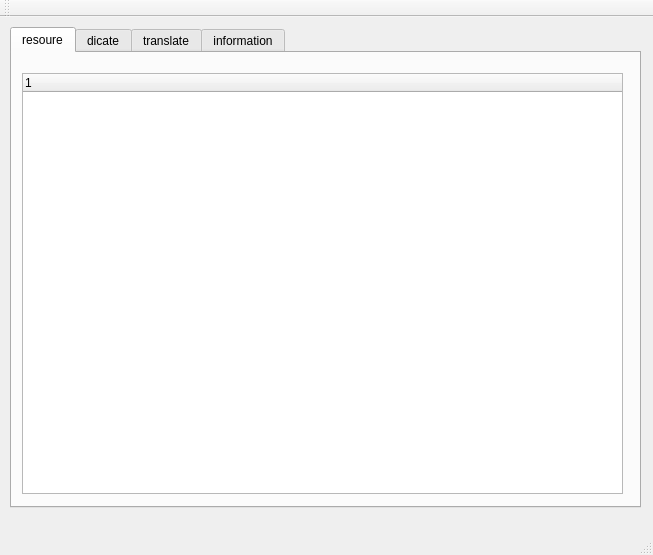
<?xml version="1.0" encoding="UTF-8"?>
<ui version="4.0">
 <class>MainWindow</class>
 <widget class="QMainWindow" name="MainWindow">
  <property name="geometry">
   <rect>
    <x>0</x>
    <y>0</y>
    <width>653</width>
    <height>555</height>
   </rect>
  </property>
  <property name="windowTitle">
   <string>DictateWindow</string>
  </property>
  <widget class="QWidget" name="centralWidget">
   <widget class="QTabWidget" name="tabWidget">
    <property name="geometry">
     <rect>
      <x>10</x>
      <y>10</y>
      <width>631</width>
      <height>481</height>
     </rect>
    </property>
    <property name="currentIndex">
     <number>0</number>
    </property>
    <widget class="QWidget" name="list_tab">
     <attribute name="title">
      <string>resoure</string>
     </attribute>
     <widget class="QTreeWidget" name="resource_list">
      <property name="geometry">
       <rect>
        <x>10</x>
        <y>20</y>
        <width>601</width>
        <height>421</height>
       </rect>
      </property>
      <column>
       <property name="text">
        <string/>
       </property>
      </column>
     </widget>
    </widget>
    <widget class="QWidget" name="dicate_tab">
     <attribute name="title">
      <string>dicate</string>
     </attribute>
     <widget class="QFrame" name="frame">
      <property name="geometry">
       <rect>
        <x>10</x>
        <y>10</y>
        <width>601</width>
        <height>91</height>
       </rect>
      </property>
      <property name="frameShape">
       <enum>QFrame::StyledPanel</enum>
      </property>
      <property name="frameShadow">
       <enum>QFrame::Raised</enum>
      </property>
      <widget class="QSlider" name="progress_slider">
       <property name="geometry">
        <rect>
         <x>20</x>
         <y>10</y>
         <width>541</width>
         <height>20</height>
        </rect>
       </property>
       <property name="orientation">
        <enum>Qt::Horizontal</enum>
       </property>
      </widget>
      <widget class="QToolButton" name="start_button">
       <property name="geometry">
        <rect>
         <x>30</x>
         <y>50</y>
         <width>31</width>
         <height>31</height>
        </rect>
       </property>
       <property name="text">
        <string/>
       </property>
      </widget>
      <widget class="QToolButton" name="pause_button">
       <property name="geometry">
        <rect>
         <x>80</x>
         <y>50</y>
         <width>31</width>
         <height>31</height>
        </rect>
       </property>
       <property name="text">
        <string/>
       </property>
      </widget>
      <widget class="QLabel" name="progress_time_lable">
       <property name="geometry">
        <rect>
         <x>150</x>
         <y>60</y>
         <width>91</width>
         <height>16</height>
        </rect>
       </property>
       <property name="text">
        <string>00:00/00:00</string>
       </property>
      </widget>
      <widget class="QSlider" name="volume_slider">
       <property name="geometry">
        <rect>
         <x>420</x>
         <y>60</y>
         <width>131</width>
         <height>16</height>
        </rect>
       </property>
       <property name="orientation">
        <enum>Qt::Horizontal</enum>
       </property>
      </widget>
      <widget class="QLabel" name="label_2">
       <property name="geometry">
        <rect>
         <x>290</x>
         <y>60</y>
         <width>51</width>
         <height>17</height>
        </rect>
       </property>
       <property name="text">
        <string>volume</string>
       </property>
      </widget>
      <widget class="QLabel" name="label">
       <property name="geometry">
        <rect>
         <x>330</x>
         <y>40</y>
         <width>67</width>
         <height>17</height>
        </rect>
       </property>
       <property name="text">
        <string>TextLabel</string>
       </property>
      </widget>
     </widget>
     <widget class="QTextEdit" name="script_edit">
      <property name="geometry">
       <rect>
        <x>10</x>
        <y>110</y>
        <width>601</width>
        <height>291</height>
       </rect>
      </property>
      <property name="lineWidth">
       <number>2</number>
      </property>
     </widget>
     <widget class="QPushButton" name="submit_button">
      <property name="geometry">
       <rect>
        <x>370</x>
        <y>410</y>
        <width>161</width>
        <height>31</height>
       </rect>
      </property>
      <property name="text">
       <string>submit</string>
      </property>
     </widget>
     <widget class="QPushButton" name="save_button">
      <property name="geometry">
       <rect>
        <x>70</x>
        <y>410</y>
        <width>141</width>
        <height>31</height>
       </rect>
      </property>
      <property name="text">
       <string>save</string>
      </property>
     </widget>
    </widget>
    <widget class="QWidget" name="translate_tab">
     <attribute name="title">
      <string>translate</string>
     </attribute>
     <widget class="QFrame" name="search_frame">
      <property name="geometry">
       <rect>
        <x>10</x>
        <y>20</y>
        <width>601</width>
        <height>421</height>
       </rect>
      </property>
      <property name="frameShape">
       <enum>QFrame::StyledPanel</enum>
      </property>
      <property name="frameShadow">
       <enum>QFrame::Raised</enum>
      </property>
     </widget>
    </widget>
    <widget class="QWidget" name="information_tab">
     <attribute name="title">
      <string>information</string>
     </attribute>
     <widget class="QTextEdit" name="textEdit">
      <property name="geometry">
       <rect>
        <x>10</x>
        <y>20</y>
        <width>601</width>
        <height>421</height>
       </rect>
      </property>
     </widget>
    </widget>
   </widget>
  </widget>
  <widget class="QToolBar" name="mainToolBar">
   <attribute name="toolBarArea">
    <enum>TopToolBarArea</enum>
   </attribute>
   <attribute name="toolBarBreak">
    <bool>false</bool>
   </attribute>
  </widget>
  <widget class="QStatusBar" name="statusBar"/>
 </widget>
 <layoutdefault spacing="6" margin="11"/>
 <resources/>
 <connections/>
</ui>
